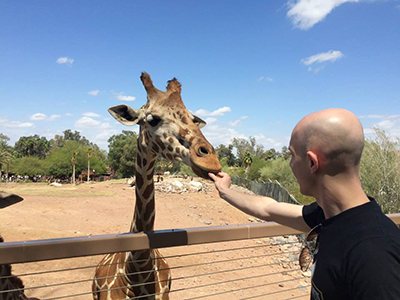
#> input picture Module1/girrafe.png, 400 x 300 px
$ python getting_and_setting.py --image girrafe.png
#> lines starting #> are read from the running program, lines starting #| are printed output that depends on the picture; after the words box and inside, x2 and y2 are one past the last pixel; in counts of white or black regions, pixels touching at a corner belong together
#!/usr/bin/env python
import cv2
import argparse

# construct the argument parser and parse the arguments
AP = argparse.ArgumentParser()
AP.add_argument('-i', '--image', required=True, help="Path of the image")
args = vars(AP.parse_args())

# load the image, grab its dimensions, and show it
image = cv2.imread(args['image'])
#> image is the input picture: shape (300, 400, 3); mean B, G, R 150.5, 143.8, 139.8
h,w = image.shape[:2]
#> h = 300; w = 400
cv2.imshow('Original', image)
cv2.waitKey(0)
# images are just NumPy arrays. The top-left pixel can be found at (0, 0)
b,g,r =  image[0,0]
#> b = 203; g = 136; r = 95
print('Pixel at (0, 0) - Red: {r}, Green: {g}, Blue: {b}'.format(r=r, g=g, b=b))
#| Pixel at (0, 0) - Red: 95, Green: 136, Blue: 203

# now, let's change the value of the pixel at (0, 0) and make it red
image[0, 0] = (0, 0, 255)
#> image: shape (300, 400, 3); under 0.01% of pixels changed, all inside (x1, y1, x2, y2) = (0, 0, 1, 1)
(b, g, r) = image[0, 0]
#> b = 0; g = 0; r = 255
print("Pixel at (0, 0) - Red: {r}, Green: {g}, Blue: {b}".format(r=r, g=g, b=b))\
#| Pixel at (0, 0) - Red: 255, Green: 0, Blue: 0

# compute the center of the image, which is simply the width and height
# divided by two
(cX, cY) = (w // 2, h // 2)
#> cX = 200; cY = 150
# since we are using NumPy arrays, we can apply slicing and grab large chunks
# of the image -- let's grab all four corners
tl = image[:cY, :cX]
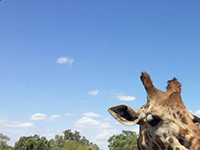
#> tl: shape (150, 200, 3); mean B, G, R 198.9, 161.4, 131.6
tr = image[:cY, cX:w]
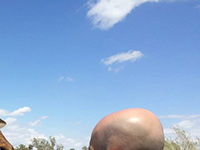
#> tr: shape (150, 200, 3); mean B, G, R 213.7, 173.1, 141.2
ll = image[cY:h, :cX]
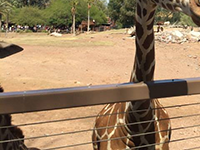
#> ll: shape (150, 200, 3); mean B, G, R 99.8, 131.1, 157.9
lr = image[cY:h, cX:w]
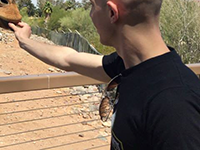
#> lr: shape (150, 200, 3); mean B, G, R 89.4, 109.5, 128.2
# [6 lines of commented-out code are left out]
image[cY:h,cX:w] = 255, 0, 0
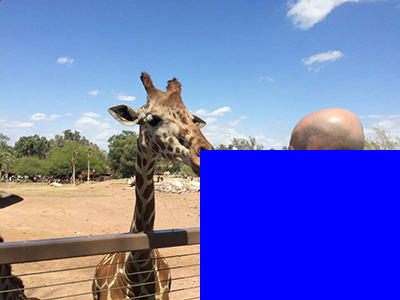
#> image: shape (300, 400, 3); mean B, G, R 191.8, 116.4, 107.7
# Show our updated image
cv2.imshow("Updated", image)
cv2.waitKey(0)
